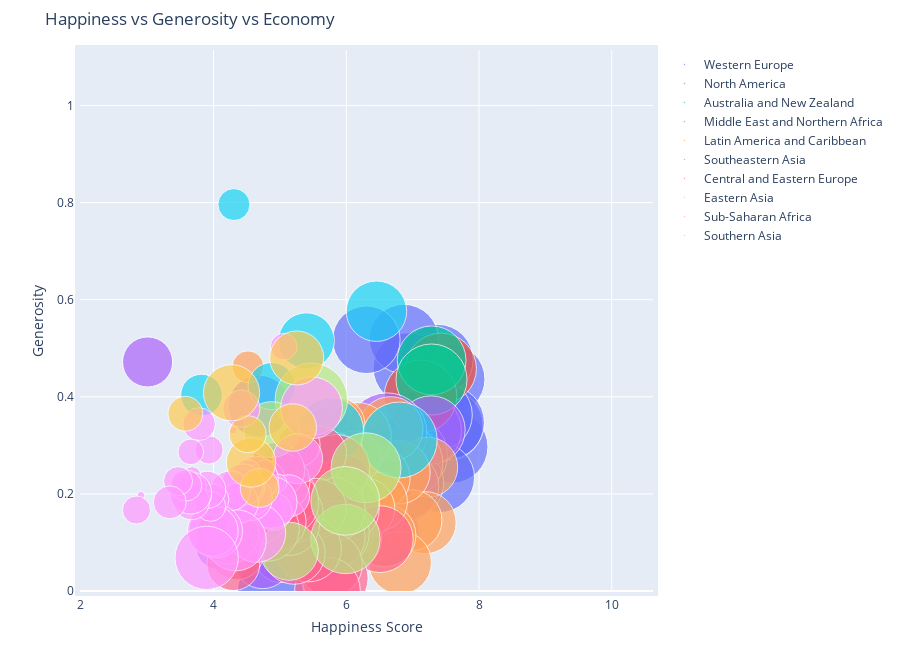

Here is the notebook cell this chart was saved with:
### Code cell
import warnings
warnings.filterwarnings('ignore')

figure = bubbleplot(dataset = df, x_column = 'Happiness Score', y_column = 'Generosity', 
    bubble_column = 'Country', size_column = 'Economy (GDP per Capita)', color_column = 'Region', 
    x_title = "Happiness Score", y_title = "Generosity", title = 'Happiness vs Generosity vs Economy',
    x_logscale = False, scale_bubble = 1, height = 650)

py.iplot(figure, config={'scrollzoom': True})

### Figure 1 — Plotly figure (JSON) as saved in the notebook; plotly's stock layout.template omitted (floating-point values rounded to 4 significant figures)
{"data": [{"marker": {"size": [1.397, 1.302, 1.325, 1.459, 1.29, 1.329, 1.332, 1.337, 1.564, 1.336, 1.308, 1.266, 1.328, 1.278, 1.23, 1.207, 1.251, 1.208, 1.208, 1.16, 1.154], "sizemode": "area", "sizeref": 0.0005283}, "mode": "markers", "name": "Western Europe", "text": ["Switzerland", "Iceland", "Denmark", "Norway", "Finland", "Netherlands", "Sweden", "Austria", "Luxembourg", "Ireland", "Belgium", "United Kingdom", "Germany", "France", "Spain", "Malta", "Italy", "North Cyprus", "Cyprus", "Portugal", "Greece"], "type": "scatter", "x": [7.587, 7.561, 7.527, 7.522, 7.406, 7.378, 7.364, 7.2, 6.946, 6.94, 6.937, 6.867, 6.75, 6.575, 6.329, 6.302, 5.948, 5.695, 5.689, 5.102, 4.857], "y": [0.2968, 0.4363, 0.3414, 0.347, 0.2335, 0.4761, 0.3626, 0.3309, 0.2803, 0.459, 0.2225, 0.5191, 0.2821, 0.1233, 0.1823, 0.5175, 0.2282, 0.2617, 0.3064, 0.1372, 0]}, {"marker": {"size": [1.326, 1.395], "sizemode": "area", "sizeref": 0.0005283}, "mode": "markers", "name": "North America", "text": ["Canada", "United States"], "type": "scatter", "x": [7.427, 7.119], "y": [0.4581, 0.4011]}, {"marker": {"size": [1.25, 1.334], "sizemode": "area", "sizeref": 0.0005283}, "mode": "markers", "name": "Australia and New Zealand", "text": ["New Zealand", "Australia"], "type": "scatter", "x": [7.286, 7.284], "y": [0.475, 0.4356]}, {"marker": {"size": [1.229, 1.427, 1.36, 1.69, 1.395, 1.554, 1.324, 1.131, 0.9393, 1.061, 0.902, 0.7348, 1.026, 0.8811, 0.5987, 1.009, 0.9855, 0.8818, 0.5465, 0.6632], "sizemode": "area", "sizeref": 0.0005283}, "mode": "markers", "name": "Middle East and Northern Africa", "text": ["Israel", "United Arab Emirates", "Oman", "Qatar", "Saudi Arabia", "Kuwait", "Bahrain", "Libya", "Algeria", "Turkey", "Jordan", "Morocco", "Lebanon", "Tunisia", "Palestinian Territories", "Iran", "Iraq", "Egypt", "Yemen", "Syria"], "type": "scatter", "x": [7.278, 6.901, 6.853, 6.611, 6.411, 6.295, 5.96, 5.754, 5.605, 5.332, 5.192, 5.013, 4.839, 4.739, 4.715, 4.686, 4.677, 4.194, 4.077, 3.006], "y": [0.3317, 0.2643, 0.2154, 0.3257, 0.1371, 0.1623, 0.1736, 0.183, 0.07822, 0.1225, 0.1105, 0.07172, 0.2185, 0.06431, 0.1125, 0.3809, 0.1792, 0.1129, 0.09131, 0.4718]}, {"marker": {"size": [0.9558, 1.021, 0.9812, 1.044, 1.064, 1.107, 1.054, 1.062, 0.9186, 0.9953, 1.212, 0.7645, 0.7455, 0.864, 0.6813, 0.7599, 0.5933, 0.9002, 0.8104, 0.8954, 0.5953, 0.2667], "sizemode": "area", "sizeref": 0.0005283}, "mode": "markers", "name": "Latin America and Caribbean", "text": ["Costa Rica", "Mexico", "Brazil", "Venezuela", "Panama", "Chile", "Argentina", "Uruguay", "Colombia", "Suriname", "Trinidad and Tobago", "El Salvador", "Guatemala", "Ecuador", "Bolivia", "Paraguay", "Nicaragua", "Peru", "Jamaica", "Dominican Republic", "Honduras", "Haiti"], "type": "scatter", "x": [7.226, 7.187, 6.983, 6.81, 6.786, 6.67, 6.574, 6.485, 6.477, 6.269, 6.168, 6.13, 6.123, 5.975, 5.89, 5.878, 5.828, 5.824, 5.709, 4.885, 4.788, 4.518], "y": [0.255, 0.1407, 0.1457, 0.05841, 0.2443, 0.3336, 0.1145, 0.2324, 0.184, 0.1699, 0.3184, 0.1069, 0.2749, 0.1154, 0.2054, 0.3424, 0.2782, 0.1498, 0.2123, 0.2168, 0.2303, 0.4619]}, {"marker": {"size": [1.522, 0.9669, 1.125, 0.8283, 0.6322, 0.7053, 0.5907, 0.2711, 0.4604], "sizemode": "area", "sizeref": 0.0005283}, "mode": "markers", "name": "Southeastern Asia", "text": ["Singapore", "Thailand", "Malaysia", "Indonesia", "Vietnam", "Philippines", "Laos", "Myanmar", "Cambodia"], "type": "scatter", "x": [6.798, 6.455, 5.77, 5.399, 5.36, 5.073, 4.876, 4.307, 3.819], "y": [0.311, 0.5763, 0.3307, 0.5153, 0.1686, 0.2499, 0.4219, 0.7959, 0.4036]}, {"marker": {"size": [1.179, 0.6324, 1.169, 0.5945, 1.123, 1.185, 1.147, 1.032, 1.126, 1.083, 1.138, 0.8015, 0.9585, 1.152, 0.4743, 1.024, 0.9744, 1.043, 0.9205, 1.113, 0.9185, 0.8787, 0.8322, 1.121, 0.3905, 0.7991, 0.7682, 0.7419, 1.012], "sizemode": "area", "sizeref": 0.0005283}, "mode": "markers", "name": "Central and Eastern Europe", "text": ["Czech Republic", "Uzbekistan", "Slovakia", "Moldova", "Kazakhstan", "Slovenia", "Lithuania", "Belarus", "Poland", "Croatia", "Russia", "Kosovo", "Turkmenistan", "Estonia", "Kyrgyzstan", "Azerbaijan", "Montenegro", "Romania", "Serbia", "Latvia", "Macedonia", "Albania", "Bosnia and Herzegovina", "Hungary", "Tajikistan", "Ukraine", "Armenia", "Georgia", "Bulgaria"], "type": "scatter", "x": [6.505, 6.003, 5.995, 5.889, 5.855, 5.848, 5.833, 5.813, 5.791, 5.759, 5.716, 5.589, 5.548, 5.429, 5.286, 5.212, 5.192, 5.124, 5.123, 5.098, 5.007, 4.959, 4.949, 4.8, 4.786, 4.681, 4.35, 4.297, 4.218], "y": [0.1069, 0.2284, 0.1689, 0.2095, 0.1183, 0.2533, 0.02641, 0.1105, 0.1676, 0.05444, 0.00199, 0.2831, 0.1698, 0.0868, 0.3003, 0.07799, 0.1614, 0.1375, 0.1923, 0.1823, 0.2236, 0.1427, 0.2481, 0.128, 0.2297, 0.1527, 0.07855, 0.05547, 0.1192]}, {"marker": {"size": [1.291, 1.271, 1.245, 1.386, 0.8901, 0.8282], "sizemode": "area", "sizeref": 0.0005283}, "mode": "markers", "name": "Eastern Asia", "text": ["Taiwan", "Japan", "South Korea", "Hong Kong", "China", "Mongolia"], "type": "scatter", "x": [6.298, 5.987, 5.984, 5.474, 5.14, 4.874], "y": [0.2538, 0.1071, 0.1856, 0.3948, 0.08185, 0.3323]}, {"marker": {"size": [1.008, 0.6543, 0.4704, 0.1885, 0.08308, 0.3755, 0.7121, 0.9205, 0.5456, 0.271, 0.0712, 0.5211, 0, 0.1907, 0.3302, 0.4541, 0.3647, 0.4402, 0.9936, 0.01604, 0.4225, 0.7578, 0.2607, 0.6787, 0.2391, 0.211, 0.365, 1.06, 0.0694, 0.2852, 0.2082, 0.0785, 0.3419, 0.1742, 0.4653, 0.2581, 0.2221, 0.2867, 0.0153, 0.2087], "sizemode": "area", "sizeref": 0.0005283}, "mode": "markers", "name": "Sub-Saharan Africa", "text": ["Mauritius", "Nigeria", "Zambia", "Somaliland region", "Mozambique", "Lesotho", "Swaziland", "South Africa", "Ghana", "Zimbabwe", "Liberia", "Sudan", "Congo (Kinshasa)", "Ethiopia", "Sierra Leone", "Mauritania", "Kenya", "Djibouti", "Botswana", "Malawi", "Cameroon", "Angola", "Mali", "Congo (Brazzaville)", "Comoros", "Uganda", "Senegal", "Gabon", "Niger", "Tanzania", "Madagascar", "Central African Republic", "Chad", "Guinea", "Ivory Coast", "Burkina Faso", "Rwanda", "Benin", "Burundi", "Togo"], "type": "scatter", "x": [5.477, 5.268, 5.129, 5.057, 4.971, 4.898, 4.867, 4.642, 4.633, 4.61, 4.571, 4.55, 4.517, 4.512, 4.507, 4.436, 4.419, 4.369, 4.332, 4.292, 4.252, 4.033, 3.995, 3.989, 3.956, 3.931, 3.904, 3.896, 3.845, 3.781, 3.681, 3.678, 3.667, 3.656, 3.655, 3.587, 3.465, 3.34, 2.905, 2.839], "y": [0.3774, 0.2723, 0.1959, 0.5032, 0.2227, 0.1639, 0.1826, 0.1197, 0.2309, 0.1899, 0.2436, 0.1906, 0.2483, 0.2432, 0.2149, 0.219, 0.3754, 0.1809, 0.1046, 0.3313, 0.2062, 0.1234, 0.188, 0.1239, 0.1744, 0.2907, 0.2084, 0.06822, 0.1939, 0.3438, 0.2133, 0.2384, 0.1839, 0.2866, 0.2016, 0.2175, 0.2263, 0.1826, 0.1973, 0.1668]}, {"marker": {"size": [0.7704, 0.5954, 0.3975, 0.645, 0.36, 0.8352, 0.3198], "sizemode": "area", "sizeref": 0.0005283}, "mode": "markers", "name": "Southern Asia", "text": ["Bhutan", "Pakistan", "Bangladesh", "India", "Nepal", "Sri Lanka", "Afghanistan"], "type": "scatter", "x": [5.253, 5.194, 4.694, 4.565, 4.514, 4.271, 3.575], "y": [0.48, 0.3367, 0.2122, 0.2647, 0.323, 0.4083, 0.3651]}], "layout": {"height": 650, "hovermode": "closest", "margin": {"b": 50, "pad": 5, "t": 50}, "showlegend": true, "title": {"text": "Happiness vs Generosity vs Economy"}, "xaxis": {"autorange": false, "range": [1.987, 10.62], "title": {"text": "Happiness Score"}}, "yaxis": {"autorange": false, "range": [0, 1.114], "title": {"text": "Generosity"}}}}
